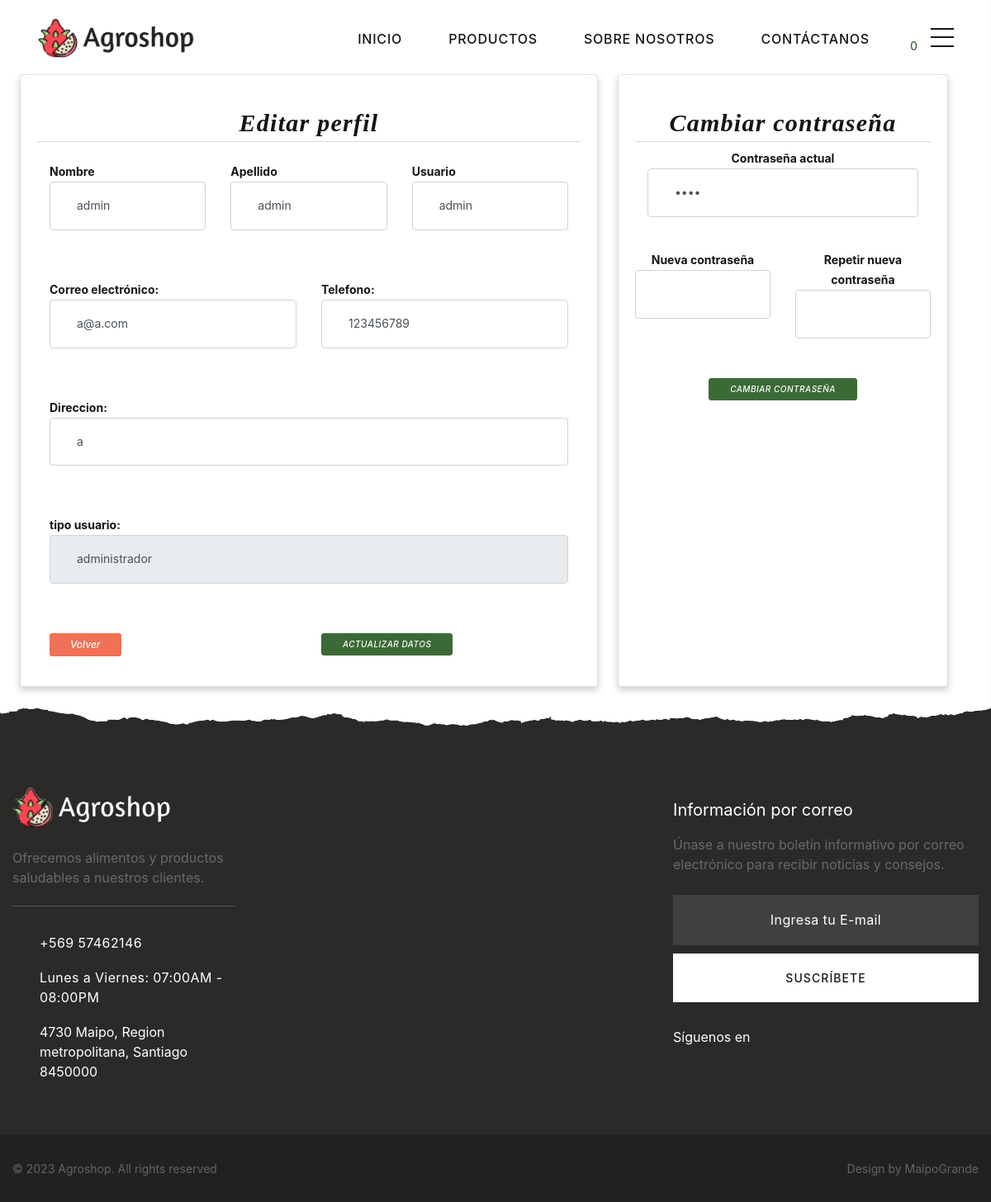
The app's page /editar_perfil.php (signed in) with its own data.
### tables this page shows
CREATE TABLE `usuario` (
  `id_usuario` int(11) NOT NULL,
  `usu_nombre` varchar(255) NOT NULL,
  `usu_apellido` varchar(255) NOT NULL,
  `usu_rut` varchar(255) NOT NULL,
  `usu_email` varchar(255) NOT NULL,
  `usu_pass` varchar(255) NOT NULL,
  `usu_usuario` varchar(255) NOT NULL,
  `usu_telefono` varchar(255) NOT NULL,
  `usu_direccion` varchar(255) NOT NULL,
  `id_tipousuario` int(11) NOT NULL,
  `usu_estado` int(10) UNSIGNED NOT NULL DEFAULT 1
);

CREATE TABLE `tipousuario` (
  `id_tipousuario` int(11) NOT NULL,
  `tus_nombre` varchar(255) NOT NULL,
  `tus_estado` int(10) UNSIGNED NOT NULL DEFAULT 1
);

### editar_perfil.php (the view, shortened to what this page needs)
<?php
include_once 'config/config.php';
include("header.php");
$usuario = $_SESSION['id_usuario'];
$query = "SELECT usuario.*, tipousuario.tus_nombre FROM usuario
            INNER JOIN tipousuario ON usuario.id_tipousuario = tipousuario.id_tipousuario
            WHERE usuario.id_usuario = '$usuario'";
$result = mysqli_query($conexion, $query);
$row = mysqli_fetch_assoc($result);
?>
<div class="row" style="margin:auto;height: auto">
    <div class="card card-body col-7 mb-5" style="margin-left:2%">
        <h3>
            <i class='fa fa-address-card-o' style="font-family:Poppins;font-size:30px;font-weight:bold"> Editar
                perfil</i>
        </h3>
        <hr>
        <div class="form-group" style="text-align:left;font-weight:bold">
            <form method="POST" id="perfil" action="actualizar_perfil.php">
                <div class="container mt-4" style="font-weight:bold">
                    <div class="row">
                        <div class="col">
                            <label for="nombre">Nombre</label>
                            <input type="text" class="form-control" name="nombre"
                                value="<?php echo $row['usu_nombre'] ?>" placeholder="Nombre" required>
                        </div>
                        <div class="col">
                            <label for="apellido">Apellido</label>
                            <input type="text" class="form-control" name="apellido"
                                value="<?php echo $row['usu_apellido'] ?>" placeholder="Apellido" required>
                        </div>
                        <div class="col">
                            <label for="apellido">Usuario</label>
                            <input type="text" class="form-control" name="usuario"
                                value="<?php echo $row['usu_usuario'] ?>" placeholder="Usuario" required>
                        </div>
                    </div>
                </div>
                <div class="container" style="font-weight:bold">
                    <div class="row">
                        <div class="col">
                            <label>Correo electrónico:</label>
                            <input type="text" class="form-control" name="email" value="<?php echo $row['usu_email'] ?>"
                                placeholder="email" required>
                        </div>
                        <div class="col">
                            <label>Telefono:</label>
                            <input type="text" class="form-control" name="Telefono"
                                value="<?php echo $row['usu_telefono'] ?>" placeholder="Telefono" required>
                        </div>
                    </div>
                </div>
                <div class="container " style="font-weight:bold">
                    <div class="row">
                        <div class="col">
                            <label>Direccion:</label>
                            <input type="text" class="form-control" name="direccion"
                                value="<?php echo $row['usu_direccion'] ?>" placeholder="Direccion" required>
                        </div>
                    </div>
                </div>
                <div class="container " style="font-weight:bold">
                    <div class="row">
                        <div class="col">
                            <label>tipo usuario:</label>
                            <input disabled type="text" class="form-control" name="direccion"
                                value="<?php echo $row['tus_nombre'] ?>" placeholder="tipousuario" required>
                        </div>
                    </div>
                </div>
                <div class="container">
                    <div class="row">
                        <div class="col">
                            <a href="index.php" class="btn btn-sm  " style="background-color:#F07155;border:none;"><i
                                    class="fa fa-arrow-left fa-2x" style="color:white;"> Volver </i></a>
                        </div>
                        <div class="col">
                            <button type="submit" class="btn btn-sm btn-primary" style="font-size:10px">
                                <i class="fa fa-floppy-o fa-2x" style="color:white;"> Actualizar datos</i>
                            </button>
                        </div>
                    </div>
                </div>
            </form>
        </div>
    </div>
    <div class="col-md-4 card card-body mb-5" style="margin-left:2%">
        <h3>
            <i class='fa fa-key' style="font-family:Poppins;font-size:30px;font-weight:bold"> Cambiar contraseña</i>
        </h3>
        <hr>
        <div class="row mt-2" style="margin:auto;height: auto">
            <form method="POST" id="newpass" action="actualizar_perfil.php">
                <div class="container " style="font-weight:bold">
                    <div class="row">
                        <div class="col">
                            <label for="contra">Contraseña actual</label>
                            <input type="password" class="form-control" name="contra_actual"
                                value="<?php echo $row['usu_pass'] ?>" placeholder="Contraseña" required>
                        </div>
                        <div class="row">
                            <div class="col">
                                <label for="contra">Nueva contraseña</label>
                                <input type="password" class="form-control" name="nueva_contra" required>
                            </div>
                            <div class="col">
                                <label for="nueva_contra2">Repetir nueva contraseña</label>
                                <input type="password" class="form-control" name="nueva_contra2" required>
                            </div>
                        </div>
                    </div>
                    <div class="container">
                        <div class="row">
                            <div class="col mt-5">
                                <button type="submit" class="btn btn-sm btn-primary" style="font-size:10px">
                                    <i class="fa fa-floppy-o fa-2x" style="color:white;"> Cambiar contraseña</i>
                                </button>
                            </div>
                        </div>
                    </div>
                </div>
            </form>
        </div>
    </div>
</div>
<?php
include("footer.php");
?>

### records on screen
usuario: nombre "admin", apellido "admin", usuario "admin", email "a@a.com", Telefono "123456789", direccion "a", direccion "administrador"

### other values on screen
$totalCantidad "0"
